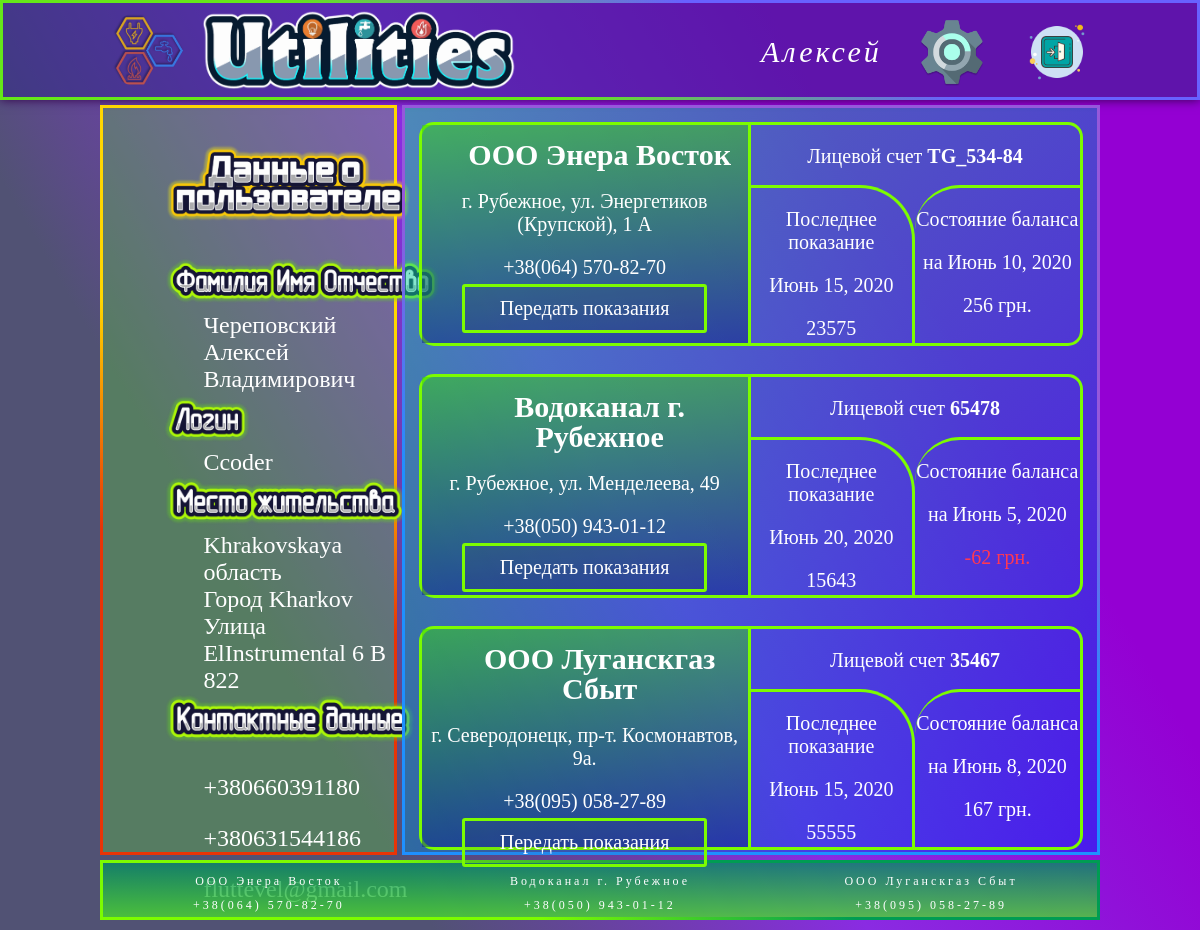
The app's page / (signed in) with its own data.
### AppUtilities/models.py (models this page shows, shortened)
class Profile(models.Model):
    CHOICES_GENDER = (
        ('Мужской', 'Мужской'),
        ('Женский', 'Женский'),
        ('Не указано', 'Не указано')
    )
    id_user = models.AutoField("ID-пользователя", primary_key=True)
    login = models.OneToOneField(User, verbose_name="Логин", on_delete=models.CASCADE, unique=True)
    sur_name = models.CharField("Фамилия", max_length=50)
    name = models.CharField("Имя", max_length=50)
    patronymic = models.CharField("Отчество", max_length=50)
    gender = models.CharField("Пол", max_length=10, default="Не указано", choices=CHOICES_GENDER)
    region = models.CharField("Область", max_length=50)  # Можно сделать ENUM областей
    city = models.CharField("Город (Село)", max_length=50)  # Можно сделать ENUM, связаное с пользователем
    street = models.CharField("Улица (Переулок, Проспект)", max_length=50)  # Можно сделать ENUM улиц и переулков
    house = models.PositiveSmallIntegerField("Номер дома")
    prefix_house = models.CharField("Приставка к адресу", max_length=10, blank=True)  # На случай 107а
    flat = models.PositiveSmallIntegerField("Номер квартиры", blank=True, null=True)
    tel_number = models.CharField("Номер телефона", max_length=20)
    tel_number_extra = models.CharField("Доп. номер телефона", max_length=20, blank=True)
    email = models.EmailField("Эл. почта", max_length=50, blank=True)
    class Meta:
        verbose_name = "Пользователя"
        verbose_name_plural = "Пользователи"

class ServiceProviders(models.Model):
    id_provider = models.PositiveSmallIntegerField("ID поставщика услуг", primary_key=True)
    full_name = models.CharField("Полное имя", max_length=50)
    address = models.CharField("Адрес", max_length=50)
    tel_contact = models.CharField("Контактный телефон", max_length=20)
    tel_contact_extra = models.CharField("Доп. контактный телефон", max_length=20, blank=True)
    email = models.EmailField("Эл. почта", max_length=50, blank=True)
    email_extra = models.EmailField("Доп. эл. почта", max_length=50, blank=True)
    url = models.SlugField("Ссылка", max_length=20, unique=True)
    class Meta:
        verbose_name = "Поставщика услуг"
        verbose_name_plural = "Поставщики услуг"

class HistoryGasCR(models.Model):
    id_reading = models.AutoField("ID показания", primary_key=True)
    username = models.ForeignKey(User, verbose_name="Пользователь", on_delete=models.CASCADE)
    first_account = models.CharField("Лицевой счет Газ", max_length=50, default="RJ_545-45")
    date_cr = models.DateField("Дата передачи показаний", default=date.today)
    first_cr = models.PositiveIntegerField("Показание счетчика по газу")
    date_recording = models.DateTimeField("Дата записи в БД показания", auto_now=True)
    class Meta:
        verbose_name = "Историю показаний счетчика газа"
        verbose_name_plural = "История показаний счетчика газа"

class LastCounterReading(models.Model):
    id_reading = models.AutoField("ID-Последнего показания", primary_key=True)
    username = models.OneToOneField(User, verbose_name="Пользователь", on_delete=models.CASCADE)
    date_electricity_cr = models.DateField("Дата последнего показания Электричество", blank=True, default=date.today)
    account_electricity = models.CharField("Лицевой счет Электричество", max_length=50, blank=True)
    last_electricity_cr = models.PositiveIntegerField(
        "Последнее показание счетчика Электричество", blank=True, null=True
    )
    account_electricity_night = models.CharField("Лицевой счет Ночное Электричество", max_length=50, blank=True)
    last_electricity_night_cr = models.PositiveIntegerField(
        "Последнее показание счетчика Ночное Электричество", blank=True, null=True
    )
    date_electricity_balance = models.DateField("Дата последнего баланса Электричество", blank=True, default=date.today)
    account_electricity_balance = models.IntegerField("Баланс денег Электричество", blank=True, default=0)
    date_water_cr = models.DateField("Дата последнего показания Вода", blank=True, default=date.today)
    account_water = models.CharField("Лицевой счет Вода", max_length=50, blank=True)
    last_water_cr = models.PositiveIntegerField(
        "Последнее показание счетчика Вода", blank=True, null=True
    )
    account_water_irrigation = models.CharField("Лицевой счет Вода для полива", max_length=50, blank=True)
    last_water_irrigation_cr = models.PositiveIntegerField(
        "Последнее показание счетчика Вода для полива", blank=True, null=True
    )
    date_water_balance = models.DateField("Дата последнего баланса Вода", blank=True, default=date.today)
    account_water_balance = models.IntegerField("Баланс денег Вода", blank=True, default=0)
    date_gas_cr = models.DateField("Дата последнего показания Газ", blank=True, default=date.today)
    account_gas = models.CharField("Лицевой счет Газ", max_length=50, blank=True)
    last_gas_cr = models.PositiveIntegerField(
        "Последнее показание счетчика Газ", blank=True, null=True
    )
    date_gas_balance = models.DateField("Дата последнего баланса Газ", blank=True, default=date.today)
    account_gas_balance = models.IntegerField("Баланс денег Газ", blank=True, default=0)
    class Meta:
        verbose_name = "Последнее показание счетчика"
        verbose_name_plural = "Последние показания счетчика"

class Services(models.Model):
    id_service = models.AutoField("ID Услуги", primary_key=True)
    username = models.OneToOneField(User, verbose_name="Пользователь", on_delete=models.CASCADE, unique=True)
    availability_electricity = models.BooleanField("Наличие счетчика Электричества")
    account_electricity = models.CharField("Лицевой счет Электричество", max_length=50, blank=True)
    availability_electricity_night = models.BooleanField("Наличие счетчика Ночного Элестричества")
    account_electricity_night = models.CharField("Личевой счет Ночное Электричество", max_length=50, blank=True)
    availability_water = models.BooleanField("Наличие счетчика Воды")
    account_water = models.CharField("Лицевой счет Вода", max_length=50, blank=True)
    availability_water_irrigation = models.BooleanField("Наличие счетчика Воды для полива")
    account_water_irrigation = models.CharField("Лицевой счет Вода для полива", max_length=50, blank=True)
    availability_gas = models.BooleanField("Наличие счетчика Газа")
    account_gas = models.CharField("Лицевой счет Газ", max_length=50, blank=True)
    class Meta:
        verbose_name = "Услугу"
        verbose_name_plural = "Услуги"

class HistoryElectricityCR(models.Model):
    id_reading = models.AutoField("ID показания", primary_key=True)
    username = models.ForeignKey(User, verbose_name="Пользователь", on_delete=models.CASCADE)
    first_account = models.CharField("Лицевой счет Электричество", max_length=50, default="RJ_545-45")
    second_account = models.CharField("Лицевой счет Ночное Электричество", max_length=50, blank=True, null=True)
    date_cr = models.DateField("Дата передачи показаний", default=date.today)
    first_cr = models.PositiveIntegerField("Показание дневного счетчика")
    second_cr = models.PositiveIntegerField("Показание ночного счетчика", blank=True, null=True)
    date_recording = models.DateTimeField("Дата записи в БД показания", auto_now=True)
    class Meta:
        verbose_name = "Историю показаний счетчика электричество"
        verbose_name_plural = "Истории показаний счетчика электричество"

class HistoryWaterCR(models.Model):
    id_reading = models.AutoField("ID показания", primary_key=True)
    username = models.ForeignKey(User, verbose_name="Пользователь", on_delete=models.CASCADE)
    first_account = models.CharField("Лицевой счет Вода", max_length=50, blank=True, default="RJ_545-45")
    second_account = models.CharField("Лицевой счет Вода для полива", max_length=50, blank=True)
    date_cr = models.DateField("Дата передачи показаний", default=date.today)
    first_cr = models.PositiveIntegerField("Показание счетчика питьевой воды")
    second_cr = models.PositiveIntegerField("Показание счетчика воды для полива", blank=True, null=True)
    date_recording = models.DateTimeField("Дата записи в БД показания", auto_now=True)
    class Meta:
        verbose_name = "Историю показаний счетчика воды"
        verbose_name_plural = "История показаний счетчика воды"

### AppUtilities/views.py (the view)
# urls.py: path("", views.HomePageListView.as_view(), name="user_home"),
class HomePageListView(LoginRequiredMixin, ListView):
    model = ServiceProviders
    queryset = ServiceProviders.objects.all()
    template_name = "utilities/user-homepage.html"
    context_object_name = "providers"
    def get_context_data(self, **kwargs):
        kwargs['user_data'] = Profile.objects.get(login=self.request.user)
        kwargs['services'] = Services.objects.get(username=self.request.user)
        kwargs['history_g'] = HistoryGasCR.objects.filter(username=self.request.user).order_by('-id_reading')[:1]
        kwargs['history_e'] = HistoryElectricityCR.objects.filter(username=self.request.user).order_by('-id_reading')[:1]
        kwargs['history_w'] = HistoryWaterCR.objects.filter(username=self.request.user).order_by('-id_reading')[:1]
        kwargs['last_cr'] = LastCounterReading.objects.get(username=self.request.user)
        return super().get_context_data(**kwargs)

### templates/utilities/user-homepage.html (shortened to what this page needs)
{% extends 'utilities/base.html' %}
{% load static %}
{% block cssfiles %}
    <link rel="stylesheet" href="{% static 'css/main-framework.css' %}">
    <link rel="stylesheet" href="{% static 'css-unique/user-homepage.css' %}">
    <link rel="stylesheet" href="{% static 'css/main-modal-style.css' %}">
{% endblock cssfiles %}
{% block mcontent %}
    <main class="element">
        {% for prov in providers %}
            <section class="util-provider provider-{{ prov.url }}">
                <div class="utility-info">
                    <h3 class="H-text-t3">{{ prov.full_name }}</h3>
                    <p>{{ prov.address }}</p>
                    <p>{{ prov.tel_contact }}</p>
                    <a href="pass/{{ prov.url }}/" class="button-flare btn-a-green">
                        Передать показания
                    </a>
                </div>
                {% if prov.url == 'electricity' %}
                    {% if services.availability_electricity %}
                        <div class="last-CR">
                            <p>Последнее показание</p>
                            {% for history in history_e %}
                                <p>{{ history.date_cr }}</p>
                                <p>{{ history.first_cr }}</p>
                            {% endfor %}
                        </div>
                        <div class="balance">
                            <p>Состояние баланса</p>
                            {% if last_cr.account_electricity_balance != 0 %}
                                <p>на {{ last_cr.date_electricity_balance }}</p>
                                <p {% if last_cr.account_electricity_balance < 0 %}style="color: #ff3853;"{% endif %}>
                                    {{ last_cr.account_electricity_balance }} грн.
                                </p>
                            {% else %}
                                <p>Нет данных</p>
                                <p>о балансе</p>
                            {% endif %}
                        </div>
                        <div class="user-account">
                            <p>Лицевой счет <b>{{ services.account_electricity }}</b></p>
                        </div>
                    {% endif %}
                {% endif %}
                {% if prov.url == 'water' %}
                    {% if services.availability_water %}
                        <div class="last-CR">
                            <p>Последнее показание</p>
                            {% for history in history_w %}
                                <p>{{ history.date_cr }}</p>
                                <p>{{ history.first_cr }}</p>
                            {% endfor %}
                        </div>
                        <div class="balance">
                            <p>Состояние баланса</p>
                            {% if last_cr.account_water_balance != 0 %}
                                <p>на {{ last_cr.date_water_balance }}</p>
                                <p {% if last_cr.account_water_balance < 0 %}style="color: #ff3853;"{% endif %}>
                                    {{ last_cr.account_water_balance }} грн.
                                </p>
                            {% else %}
                                <p>Нет данных</p>
                                <p>о балансе</p>
                            {% endif %}
                        </div>
                        <div class="user-account">
                            <p>Лицевой счет <b>{{ services.account_water }}</b></p>
                        </div>
                    {% endif %}
                {% endif %}
                {% if prov.url == 'gas' %}
                    {% if services.availability_gas %}
                        <div class="last-CR">
                            <p>Последнее показание</p>
                            {% for history in history_g %}
                                <p>{{ history.date_cr }}</p>
                                <p>{{ history.first_cr }}</p>
                            {% endfor %}
                        </div>
                        <div class="balance">
                            <p>Состояние баланса</p>
                            {% if last_cr.account_gas_balance != 0 %}
                                <p>на {{ last_cr.date_gas_balance }}</p>
                                <p {% if last_cr.account_gas_balance < 0 %}style="color: #ff3853;"{% endif %}>
                                    {{ last_cr.account_gas_balance }} грн.
                                </p>
                            {% else %}
                                <p>Нет данных</p>
                                <p>о балансе</p>
                            {% endif %}
                        </div>
                        <div class="user-account">
                            <p>Лицевой счет <b>{{ services.account_gas }}</b></p>
                        </div>
                    {% endif %}
                {% endif %}
            </section>
        {% endfor %}
    </main>
{% endblock mcontent %}

### templates/include/header.html (shortened to what this page needs)
{% load static %}
<header class="element">
    {% url 'user_home' as url_user_home %}
    <a href="{{ url_user_home }}" class="Home-btn-logo-m">
        <img src="{% static 'img/Logo-Img-Utilities.png' %}" class="Img-logo-m">
    </a>
    <a href="{{ url_user_home }}" class="Home-btn-text-m">
        <img src="{% static 'img/Logo-Utilities.png' %}" class=" Img-text-m">
    </a>
    <p class="User-name-m">{{ user_data.name }}</p>
    <a href="{% url 'page_pa_user' user_data.id_user %}" class="pers-area">
        <img src="{% static 'img/Settings-icon.png' %}" class="Img-icon-m">
    </a>
    {% url 'def_logout' as url_logout %}
    <a href="{{ url_logout }}" class="Exit-btn-m">
        <img src="{% static 'img/Exit.png' %}" class="Img-icon-m">
    </a>
</header>

### templates/include/sidebar.html
{% load static %}
<section class="element">
    <img src="{% static 'img/User-info.png' %}" class="Img-text-s">
    <dl>
        <dt><img src="{% static 'img/Full-name-Img-sm.png' %}" class="Img-sm-text-s"></dt>
        <dd>
            {{ user_data.sur_name }} {{ user_data.name }} {{ user_data.patronymic }}
        </dd>
        <dt><img src="{% static 'img/Login-Img-sm.png' %}" class="Img-sm-text-s"></dt>
        <dd>
            {{ user_data.login }}
        </dd>
        <dt><img src="{% static 'img/City-Img-sm.png' %}" class="Img-sm-text-s"></dt>
        <dd>
            {{ user_data.region }} область
        </dd>
        <dd>
            Город {{ user_data.city }}
        </dd>
        <dd>
            Улица {{ user_data.street }} {{ user_data.house }} {{ user_data.prefix_house }} {{ user_data.flat }}
        </dd>
        <dt><img src="{% static 'img/Contacts-Img-sm.png' %}" class="Img-sm-text-s"></dt>
        <dd>
            <p>{{ user_data.tel_number }}</p>
            <p>{{ user_data.tel_number_extra }}</p>
        </dd>
        <dd>
            {{ user_data.email }}
        </dd>
    </dl>
</section>

### templates/include/footer.html
<footer class="element">
    {% for prov in providers %}
        <div class="Utility-{{ prov.url }}">
            <p>{{ prov.full_name }}</p>
            <p>{{ prov.tel_contact }}</p>
        </div>
    {% endfor %}
</footer>

### records on screen
Profile: name "Алексей", sur_name "Череповский", patronymic "Владимирович", login "Ccoder", region "Khrakovskaya", city "Kharkov", street "ElInstrumental", house "6", prefix_house "B", flat "822", tel_number "+380660391180", tel_number_extra "+380631544186", email "fluttevel@gmail.com"
ServiceProviders: full_name "ООО Луганскгаз Сбыт", address "г. Северодонецк, пр-т. Космонавтов, 9а.", tel_contact "+38(095) 058-27-89"
HistoryGasCR: date_cr "Июнь 15, 2020", first_cr "55555"
LastCounterReading: date_gas_balance "Июнь 8, 2020", account_gas_balance "167", date_electricity_balance "Июнь 10, 2020", account_electricity_balance "256", date_water_balance "Июнь 5, 2020", account_water_balance "-62"
Services: account_gas "35467", account_electricity "TG_534-84", account_water "65478"
ServiceProviders: full_name "ООО Энера Восток", address "г. Рубежное, ул. Энергетиков (Крупской), 1 А", tel_contact "+38(064) 570-82-70"
HistoryElectricityCR: date_cr "Июнь 15, 2020", first_cr "23575"
ServiceProviders: full_name "Водоканал г. Рубежное", address "г. Рубежное, ул. Менделеева, 49", tel_contact "+38(050) 943-01-12"
HistoryWaterCR: date_cr "Июнь 20, 2020", first_cr "15643"
